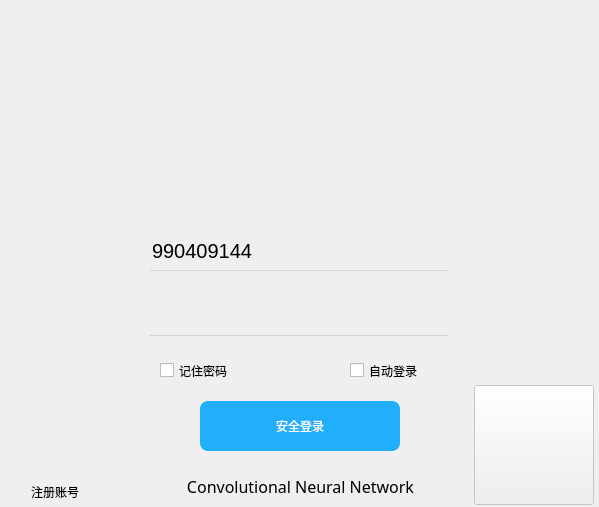
<?xml version="1.0" encoding="UTF-8"?>
<ui version="4.0">
 <class>Login</class>
 <widget class="QWidget" name="Login">
  <property name="geometry">
   <rect>
    <x>0</x>
    <y>0</y>
    <width>599</width>
    <height>507</height>
   </rect>
  </property>
  <property name="windowTitle">
   <string>Form</string>
  </property>
  <layout class="QGridLayout" name="gridLayout">
   <property name="leftMargin">
    <number>0</number>
   </property>
   <property name="topMargin">
    <number>0</number>
   </property>
   <property name="rightMargin">
    <number>0</number>
   </property>
   <property name="bottomMargin">
    <number>0</number>
   </property>
   <property name="spacing">
    <number>0</number>
   </property>
   <item row="1" column="0">
    <widget class="QWidget" name="login_bottom" native="true">
     <property name="styleSheet">
      <string notr="true"/>
     </property>
     <layout class="QHBoxLayout" name="horizontalLayout_2" stretch="0,0,0">
      <property name="spacing">
       <number>0</number>
      </property>
      <property name="leftMargin">
       <number>5</number>
      </property>
      <property name="topMargin">
       <number>0</number>
      </property>
      <property name="rightMargin">
       <number>5</number>
      </property>
      <property name="bottomMargin">
       <number>2</number>
      </property>
      <item alignment="Qt::AlignLeft|Qt::AlignBottom">
       <widget class="QPushButton" name="pushButton">
        <property name="minimumSize">
         <size>
          <width>100</width>
          <height>0</height>
         </size>
        </property>
        <property name="text">
         <string>注册账号</string>
        </property>
        <property name="flat">
         <bool>true</bool>
        </property>
       </widget>
      </item>
      <item>
       <widget class="QWidget" name="widget_3" native="true">
        <property name="minimumSize">
         <size>
          <width>320</width>
          <height>304</height>
         </size>
        </property>
        <property name="maximumSize">
         <size>
          <width>320</width>
          <height>304</height>
         </size>
        </property>
        <property name="styleSheet">
         <string notr="true"/>
        </property>
        <widget class="QComboBox" name="account_cb">
         <property name="geometry">
          <rect>
           <x>10</x>
           <y>30</y>
           <width>298</width>
           <height>40</height>
          </rect>
         </property>
         <property name="minimumSize">
          <size>
           <width>298</width>
           <height>40</height>
          </size>
         </property>
         <property name="maximumSize">
          <size>
           <width>298</width>
           <height>40</height>
          </size>
         </property>
         <property name="styleSheet">
          <string notr="true">QComboBox {
	font-size: 20px;
	border: none;
	border-bottom:1px solid lightgray;
	background-color: transparent;
}

QComboBox:hover {
	border-bottom: 1px solid gray;
}
QComboBox:focus {
	border-bottom: 1px solid rgb(18, 183, 245);
}
QComboBox::drop-down {
	border-color: transparent;
	width: 60px;
	height:40px;
}
QComboBox:down-arrow {
	image: url(:/login/images/login_down_icon.png);
	width: 60px;
	height: 20px;
}

QComboBox QAbstractItemView {
	min-height: 60px;
}
QComboBox QAbstractItemView:item {
	color: lightblue;
}</string>
         </property>
         <property name="editable">
          <bool>true</bool>
         </property>
         <item>
          <property name="text">
           <string>990409144</string>
          </property>
         </item>
         <item>
          <property name="text">
           <string>1600923552</string>
          </property>
         </item>
        </widget>
        <widget class="QLineEdit" name="pwd_line">
         <property name="geometry">
          <rect>
           <x>10</x>
           <y>100</y>
           <width>298</width>
           <height>35</height>
          </rect>
         </property>
         <property name="minimumSize">
          <size>
           <width>298</width>
           <height>35</height>
          </size>
         </property>
         <property name="maximumSize">
          <size>
           <width>298</width>
           <height>35</height>
          </size>
         </property>
         <property name="styleSheet">
          <string notr="true">QLineEdit{
	font-size: 20px;
	border: none;
	border-bottom: 1px solid lightgray;
	background-color: transparent;
}
QLineEdit:hover{
	border-bottom: 1px solid gray;
}
QLineEdit:focus{
	border-bottom: 1px solid rgb(18, 183, 245);
}

</string>
         </property>
         <property name="echoMode">
          <enum>QLineEdit::Password</enum>
         </property>
         <property name="clearButtonEnabled">
          <bool>true</bool>
         </property>
        </widget>
        <widget class="QPushButton" name="login_btn">
         <property name="geometry">
          <rect>
           <x>60</x>
           <y>200</y>
           <width>200</width>
           <height>50</height>
          </rect>
         </property>
         <property name="minimumSize">
          <size>
           <width>200</width>
           <height>50</height>
          </size>
         </property>
         <property name="maximumSize">
          <size>
           <width>200</width>
           <height>50</height>
          </size>
         </property>
         <property name="styleSheet">
          <string notr="true">QPushButton{
	background-color: rgb(33, 174, 250);
	border-radius: 8px;
	color: white;
	spacing: 20px;
}
QPushButton:hover {
    background-color: rgb(72, 203, 250);
}
QPushButton:pressed {
    background-color: rgb(85, 85, 250);
}
</string>
         </property>
         <property name="text">
          <string>安全登录</string>
         </property>
         <property name="icon">
          <iconset resource="../images_res.qrc">
           <normaloff>:/login/images/login_icon.png</normaloff>:/login/images/login_icon.png</iconset>
         </property>
         <property name="iconSize">
          <size>
           <width>30</width>
           <height>30</height>
          </size>
         </property>
        </widget>
        <widget class="QCheckBox" name="auto_login_cb">
         <property name="geometry">
          <rect>
           <x>210</x>
           <y>160</y>
           <width>87</width>
           <height>19</height>
          </rect>
         </property>
         <property name="minimumSize">
          <size>
           <width>87</width>
           <height>19</height>
          </size>
         </property>
         <property name="maximumSize">
          <size>
           <width>87</width>
           <height>19</height>
          </size>
         </property>
         <property name="cursor">
          <cursorShape>PointingHandCursor</cursorShape>
         </property>
         <property name="text">
          <string>自动登录</string>
         </property>
        </widget>
        <widget class="QCheckBox" name="remember_pwd_cb">
         <property name="geometry">
          <rect>
           <x>20</x>
           <y>160</y>
           <width>87</width>
           <height>19</height>
          </rect>
         </property>
         <property name="minimumSize">
          <size>
           <width>87</width>
           <height>19</height>
          </size>
         </property>
         <property name="maximumSize">
          <size>
           <width>87</width>
           <height>19</height>
          </size>
         </property>
         <property name="cursor">
          <cursorShape>PointingHandCursor</cursorShape>
         </property>
         <property name="text">
          <string>记住密码</string>
         </property>
        </widget>
        <widget class="QPushButton" name="pushButton_4">
         <property name="enabled">
          <bool>true</bool>
         </property>
         <property name="geometry">
          <rect>
           <x>10</x>
           <y>270</y>
           <width>301</width>
           <height>30</height>
          </rect>
         </property>
         <property name="font">
          <font>
           <family>Matura MT Script Capitals</family>
           <pointsize>12</pointsize>
          </font>
         </property>
         <property name="cursor">
          <cursorShape>WhatsThisCursor</cursorShape>
         </property>
         <property name="text">
          <string>Convolutional Neural Network</string>
         </property>
         <property name="checkable">
          <bool>false</bool>
         </property>
         <property name="flat">
          <bool>true</bool>
         </property>
        </widget>
       </widget>
      </item>
      <item alignment="Qt::AlignRight|Qt::AlignBottom">
       <widget class="QPushButton" name="pushButton_2">
        <property name="enabled">
         <bool>false</bool>
        </property>
        <property name="minimumSize">
         <size>
          <width>120</width>
          <height>120</height>
         </size>
        </property>
        <property name="styleSheet">
         <string notr="true">border-image: url(:/login/images/QR_code.jpg);</string>
        </property>
        <property name="text">
         <string/>
        </property>
       </widget>
      </item>
     </layout>
    </widget>
   </item>
   <item row="0" column="0">
    <widget class="QWidget" name="widget" native="true">
     <property name="styleSheet">
      <string notr="true">border-image: url(:/login/images/CNN.jpeg);</string>
     </property>
     <layout class="QHBoxLayout" name="horizontalLayout">
      <property name="spacing">
       <number>0</number>
      </property>
      <property name="leftMargin">
       <number>0</number>
      </property>
      <property name="topMargin">
       <number>0</number>
      </property>
      <property name="rightMargin">
       <number>0</number>
      </property>
      <property name="bottomMargin">
       <number>0</number>
      </property>
     </layout>
    </widget>
   </item>
  </layout>
 </widget>
 <resources>
  <include location="../images_res.qrc"/>
 </resources>
 <connections>
  <connection>
   <sender>pushButton</sender>
   <signal>clicked()</signal>
   <receiver>Login</receiver>
   <slot>show_register_pane()</slot>
   <hints>
    <hint type="sourcelabel">
     <x>47</x>
     <y>494</y>
    </hint>
    <hint type="destinationlabel">
     <x>-17</x>
     <y>397</y>
    </hint>
   </hints>
  </connection>
  <connection>
   <sender>pushButton_4</sender>
   <signal>clicked()</signal>
   <receiver>Login</receiver>
   <slot>open_cnn_link()</slot>
   <hints>
    <hint type="sourcelabel">
     <x>197</x>
     <y>483</y>
    </hint>
    <hint type="destinationlabel">
     <x>190</x>
     <y>557</y>
    </hint>
   </hints>
  </connection>
  <connection>
   <sender>account_cb</sender>
   <signal>editTextChanged(QString)</signal>
   <receiver>Login</receiver>
   <slot>enable_login_btn()</slot>
   <hints>
    <hint type="sourcelabel">
     <x>395</x>
     <y>252</y>
    </hint>
    <hint type="destinationlabel">
     <x>796</x>
     <y>234</y>
    </hint>
   </hints>
  </connection>
  <connection>
   <sender>pwd_line</sender>
   <signal>textChanged(QString)</signal>
   <receiver>Login</receiver>
   <slot>enable_login_btn()</slot>
   <hints>
    <hint type="sourcelabel">
     <x>407</x>
     <y>324</y>
    </hint>
    <hint type="destinationlabel">
     <x>748</x>
     <y>318</y>
    </hint>
   </hints>
  </connection>
  <connection>
   <sender>login_btn</sender>
   <signal>clicked()</signal>
   <receiver>Login</receiver>
   <slot>check_login()</slot>
   <hints>
    <hint type="sourcelabel">
     <x>341</x>
     <y>420</y>
    </hint>
    <hint type="destinationlabel">
     <x>634</x>
     <y>351</y>
    </hint>
   </hints>
  </connection>
  <connection>
   <sender>remember_pwd_cb</sender>
   <signal>clicked(bool)</signal>
   <receiver>Login</receiver>
   <slot>auto_login()</slot>
   <hints>
    <hint type="sourcelabel">
     <x>177</x>
     <y>372</y>
    </hint>
    <hint type="destinationlabel">
     <x>-47</x>
     <y>361</y>
    </hint>
   </hints>
  </connection>
  <connection>
   <sender>auto_login_cb</sender>
   <signal>clicked(bool)</signal>
   <receiver>Login</receiver>
   <slot>remember_pwd()</slot>
   <hints>
    <hint type="sourcelabel">
     <x>399</x>
     <y>366</y>
    </hint>
    <hint type="destinationlabel">
     <x>650</x>
     <y>370</y>
    </hint>
   </hints>
  </connection>
 </connections>
 <slots>
  <slot>show_register_pane()</slot>
  <slot>open_cnn_link()</slot>
  <slot>enable_login_btn()</slot>
  <slot>check_login()</slot>
  <slot>auto_login()</slot>
  <slot>remember_pwd()</slot>
 </slots>
</ui>
